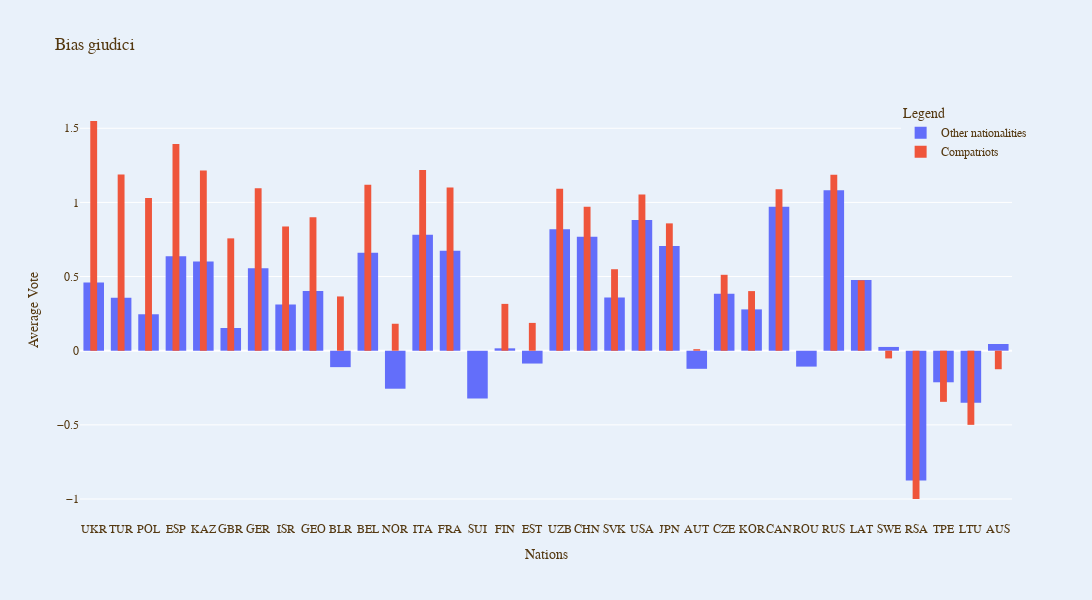

The code cell stored with this chart in its notebook:
### Code cell
fig = make_subplots(shared_yaxes=True, shared_xaxes=True)
fig.add_bar(x=nazioni_voti['nation'],
            y=nazioni_voti['mean_other_nations'],
            width=0.75,
            #marker=dict(color='#F9A311'),
            name='Other nationalities',
            #hovertemplate='#F9A311')
           )
fig.add_bar(x=nazioni_voti['nation'],
            y=nazioni_voti['compatriot_score'],
            width=0.25,
            #marker=dict(color='#1167F9'),
            name='Compatriots')
fig.update_layout(#general features
                  barmode='overlay',
                  width=1100,
                  height=600,
                  plot_bgcolor='#E9F1FA',
                  paper_bgcolor='#E9F1FA',
                  #titles
                  title= "Bias giudici",
                  xaxis_title='nation',
                  yaxis_title='votes',
                  #legend
                  legend_title="Legend",
                  legend=dict(yanchor="top",
                              xanchor="right"),
                  #font 
                  font=dict(color="#543810",family='Balto')
                 )
fig.update_traces(marker_line_width = 0)
fig.update_xaxes(tickangle=0,title_text='Nations')
fig.update_yaxes(title_text='Average Vote')
#fig.update_xaxes(showticklabels=False)
#fig.show()

### Figure 1 — Plotly figure (JSON) as saved in the notebook; plotly's stock layout.template omitted (floating-point values rounded to 4 significant figures)
{"data": [{"marker": {"line": {"width": 0}}, "name": "Other nationalities", "type": "bar", "width": 0.75, "x": ["UKR", "TUR", "POL", "ESP", "KAZ", "GBR", "GER", "ISR", "GEO", "BLR", "BEL", "NOR", "ITA", "FRA", "SUI", "FIN", "EST", "UZB", "CHN", "SVK", "USA", "JPN", "AUT", "CZE", "KOR", "CAN", "ROU", "RUS", "LAT", "SWE", "RSA", "TPE", "LTU", "AUS"], "y": [0.4604, 0.3566, 0.2457, 0.6372, 0.6015, 0.1531, 0.5558, 0.3111, 0.4027, -0.1108, 0.6601, -0.2563, 0.7811, 0.6743, -0.3227, 0.01603, -0.08652, 0.8198, 0.7693, 0.3587, 0.8819, 0.7058, -0.1221, 0.3841, 0.2786, 0.9703, -0.1071, 1.083, 0.476, 0.02544, -0.875, -0.2129, -0.3503, 0.04519]}, {"marker": {"line": {"width": 0}}, "name": "Compatriots", "type": "bar", "width": 0.25, "x": ["UKR", "TUR", "POL", "ESP", "KAZ", "GBR", "GER", "ISR", "GEO", "BLR", "BEL", "NOR", "ITA", "FRA", "SUI", "FIN", "EST", "UZB", "CHN", "SVK", "USA", "JPN", "AUT", "CZE", "KOR", "CAN", "ROU", "RUS", "LAT", "SWE", "RSA", "TPE", "LTU", "AUS"], "y": [1.549, 1.188, 1.029, 1.394, 1.216, 0.7576, 1.095, 0.8377, 0.9, 0.3659, 1.119, 0.1818, 1.218, 1.1, 0, 0.3158, 0.1875, 1.092, 0.9714, 0.5495, 1.054, 0.8586, 0.01031, 0.5119, 0.402, 1.09, 0, 1.186, 0.4745, -0.05208, -1, -0.3448, -0.5, -0.125]}], "layout": {"barmode": "overlay", "font": {"color": "#543810", "family": "Balto"}, "height": 600, "legend": {"title": {"text": "Legend"}, "xanchor": "right", "yanchor": "top"}, "paper_bgcolor": "#E9F1FA", "plot_bgcolor": "#E9F1FA", "title": {"text": "Bias giudici"}, "width": 1100, "xaxis": {"anchor": "y", "domain": [0, 1], "tickangle": 0, "title": {"text": "Nations"}}, "yaxis": {"anchor": "x", "domain": [0, 1], "title": {"text": "Average Vote"}}}}
